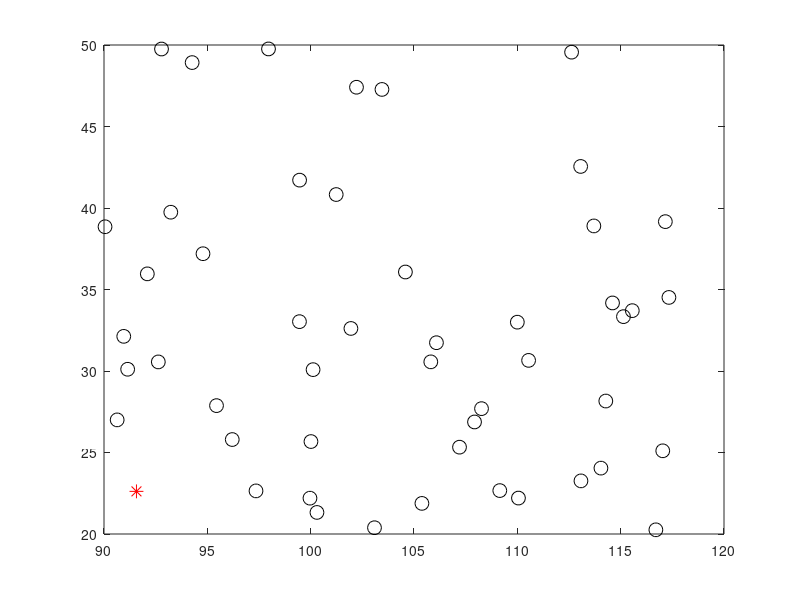

Source code (MATLAB): (Note: this script raises an error after producing the figure.)
clc;clear;close all

%%% define parameters and functions
% define study regions
xrange=[90, 120];
yrange=[20, 50];

% number of previously generated points
n=49;

% generate the locations of the target point and previously generately points
rng(123);
xt=rand(1)*(xrange(2)-xrange(1))+xrange(1);
yt=rand(1)*(yrange(2)-yrange(1))+yrange(1);
xn=rand(n,1)*(xrange(2)-xrange(1))+xrange(1);
yn=rand(n,1)*(yrange(2)-yrange(1))+yrange(1);

figure('color','w')
plot(xn, yn, 'ok','MarkerSize',10);
hold on
plot(xt, yt, '*r','MarkerSize',10);
hold off

% define function used to calculate distance (dist) and spatial correlation (spcc)
% cal_dist=@(x1,y1,x2,y2) ((x1-x2).^2+(y1-y2).^2).^0.5; % just degree distance, not km distance
cal_spcc=@(dist, clen) exp(-dist./clen);


%%% solve the weight calculation equation (C*W=G)
% C is the correlation matrix among n points
% G is the correlation between the target

% Clen values of all points
cmean=400; cstd=100; % the mean value and std of Clen

runtime=1001;
Wall=nan*zeros(n,runtime);
for rr=1:runtime
    if mod(rr,100)==0
       fprintf('runtime %d\n',rr); 
    end
    
    if rr==1
        clen_n=ones(n,1)*cmean; % uniform Clen
        clen_t=cmean; % uniform Clen
    else
        rng('shuffle');
        clen_n=normrnd(cmean, cstd, [n, 1]); % random Clen
        clen_t=normrnd(cmean, cstd, 1); % random Clen
    end


    C=nan*zeros(n,n);
    for i=1:n
        for j=1:n
            if i==j
                C(i,j)=1;
            elseif i>j
                distij=lldistkm(xn(i),yn(i),xn(j),yn(j));
                ccij1=cal_spcc(distij,clen_n(i));
                ccij2=cal_spcc(distij,clen_n(j));
                C(i,j)=(ccij1+ccij2)/2;
                C(j,i)=C(i,j);
            end
        end
    end


    G=nan*zeros(n,1);
    for i=1:n
        distit=lldistkm(xn(i),yn(i),xt,yt);
        ccij1=cal_spcc(distit,clen_t);
        ccij2=cal_spcc(distit,clen_n(i));
        G(i)=(ccij1+ccij2)/2;
    end


    W=C\G;
    
    Wall(:,rr)=W;
end


figure('color','w')
y1=nanmedian(Wall(:,2:end),2);
y2=prctile(Wall(:,2:end),25,2);
y3=prctile(Wall(:,2:end),75,2);

x=1:length(y1);
x2 = [x, fliplr(x)];
inBetween = [y2', fliplr(y3')];
fill(x2, inBetween, [0.5, 0.5, 0.5]);
hold on
plot(y1,'or','LineWidth',2)
plot(Wall(:,1),'-k','LineWidth',2)
hold off
